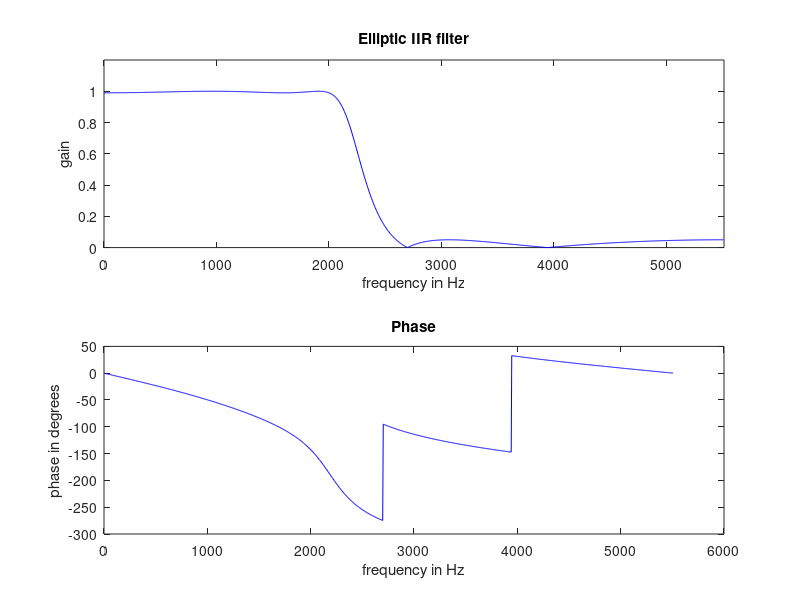

This chart was generated by the following MATLAB code:
% Example 6.12 - p 319 Blandford and Parr
% Implementation of elliptic filter 
%
% F. Frigo  11-Oct-2020
%
fs = 11025;
fpass = 2000;
Rpass = 0.01;RpassDB = -20*log10(1-Rpass);
fstop = 2700;
Rstop = 0.05;RstopDB = -20*log10(Rstop);
[N fp] = ellipord(fpass/(fs/2), fstop/(fs/2), RpassDB, RstopDB);
[num den] = ellip(N, RpassDB, RstopDB, fp);
[H f] = freqz(num, den, 1024, fs);
figure(1);clf;
subplot(2, 1, 1);
plot(f, abs(H), 'b');
axis([0 fs/2 0 1.2]);
title('Elliptic IIR filter');
xlabel('frequency in Hz');
ylabel('gain');
subplot(2, 1, 2);
plot(f, unwrap(angle(H))*180/pi, 'b');
title('Phase');
xlabel('frequency in Hz');
ylabel('phase in degrees');
fprintf(1, ['Elliptic order is ' num2str(N) '\n']);
